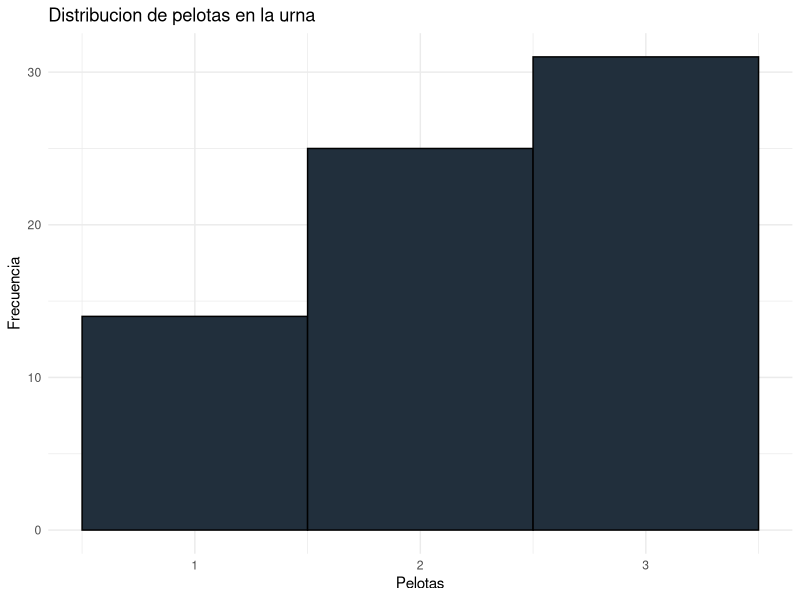

Here is the R script that generated this plot:
### Ejercicio 8, simular una distribucion dirichlet


library(ggplot2)
#Parametros

K = 3 #Numero de colores que trendra nuestra urna 




#Definamos a nuestra urna

urna <- function(num_colores, vec_numero){
    #num_colores: numero de bolas de diferente color que tendremos en nuestra urna
    #vec_numero: vector con el numero de bolas de cada color
    pelotas <- lapply(1:num_colores, function(i) rep(i, times = vec_numero[i]))
    return(sample(unlist(pelotas))) #Regresamos una muestra aleatoria de pelotas
}



muestra = urna(K, c(1, 2, 3)) #Creamos una muestra de nuestra urna

print(muestra) 

juego <- function(N, muestra){
    #N: numero de veces que se repetira el juego de la urna
    #muestra: muestra de nuestra urna
    pelotas <- lapply(1:N, function(i) {
        num_aleatorio <- sample(1:length(muestra), 1) #Escogemos un numero aleatorio
        muestra = c(muestra, muestra[num_aleatorio]) #Agregamos una pelota a la urna
    })
    return(sample(unlist(pelotas)))
  
}

print(juego(10, muestra))

df <- data.frame(pelotas = juego(10, muestra))

##Haciendo un histograma de la distribucion de las pelotas 
x11()
ggplot(df, aes(x = pelotas)) +
     geom_histogram(binwidth = 1, fill = "#212f3c", color = "black") + 
     theme_minimal() + 
     labs(title = "Distribucion de pelotas en la urna", x = "Pelotas", y = "Frecuencia")

